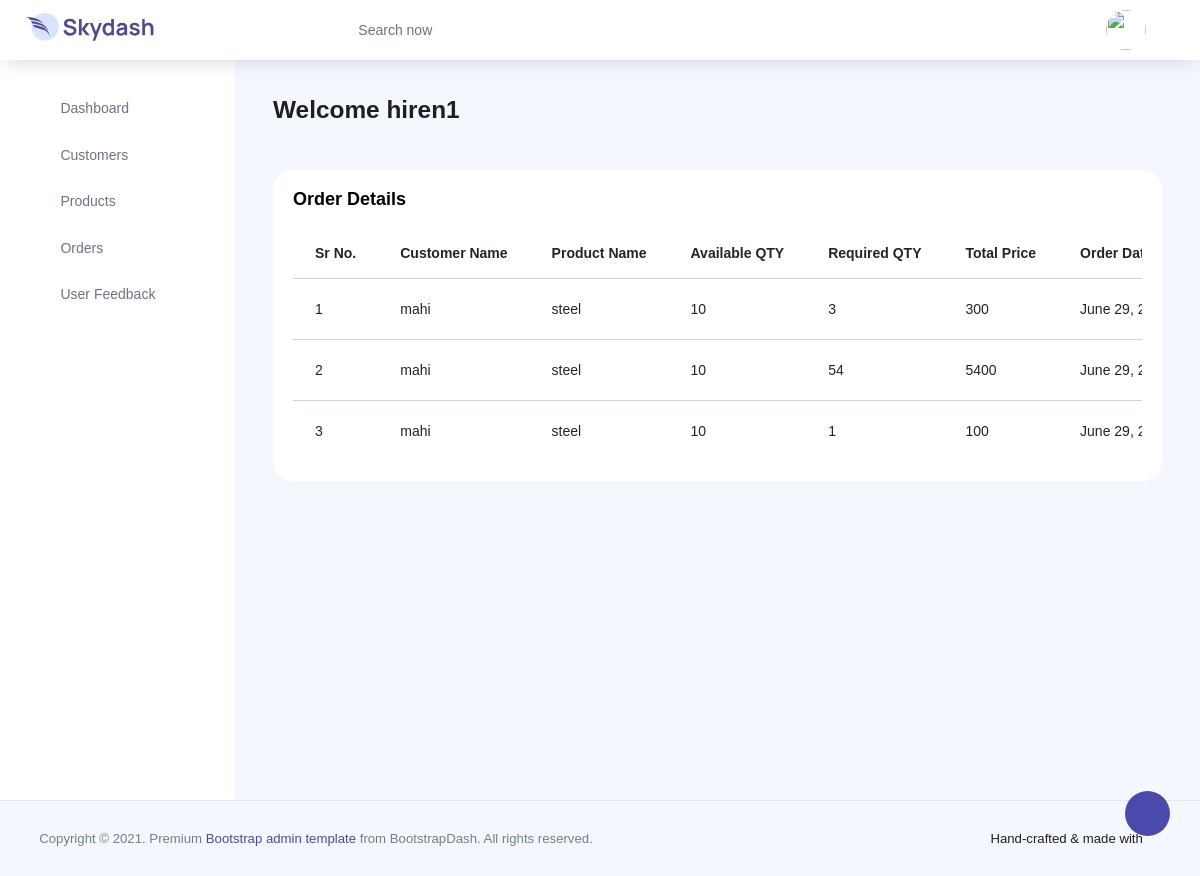
Page /view_orders/ (signed in) on the committed database.
### app1/models.py (models this page shows)
class Compny_Details(models.Model):
    name=models.CharField(default="",max_length=200)
    email=models.EmailField(default="",max_length=200)
    number=models.CharField(default="",max_length=10)
    address=models.TextField(default="", max_length=200)
    join_date=models.DateField(auto_now=True,blank=True,null=True)
    profile=models.ImageField(upload_to="Profile/",max_length=300,default="",blank=True,null=True)
    password=models.CharField(default="",max_length=20)

class Customer_Order(models.Model):
    comp=models.ForeignKey('Compny_Details',on_delete=models.CASCADE,blank=True,null=True)
    cust=models.ForeignKey('Compny_Customers',on_delete=models.CASCADE,blank=True,null=True)
    prod=models.ForeignKey('Compny_Products',on_delete=models.CASCADE,blank=True,null=True)
    qty=models.PositiveBigIntegerField(default=0)
    total_price=models.PositiveBigIntegerField(default=0)
    order_date=models.DateTimeField(auto_now=True,blank=True,null=True)
    status=models.CharField(default="False",max_length=200)

class Compny_Customers(models.Model):
    comp=models.ForeignKey('Compny_Details',on_delete=models.CASCADE,blank=True,null=True)
    custName=models.CharField(default="",max_length=200)
    custMail=models.EmailField(default="",max_length=200)
    custCon=models.CharField(default="",max_length=200)
    custAdd=models.CharField(default="",max_length=200)
    custRgdate=models.DateTimeField(auto_now=True,blank=True,null=True)
    custProfile=models.ImageField(upload_to="Customer_Profile/",max_length=300,default="",blank=True,null=True)
    custPass=models.CharField(default="",max_length=20)

class Compny_Products(models.Model):
    comp=models.ForeignKey('Compny_Details',on_delete=models.CASCADE,blank=True,null=True)
    proName=models.CharField(default="",max_length=200)
    proPrice=models.PositiveBigIntegerField(default=0)
    proQnty=models.PositiveBigIntegerField(default=0)
    proImg=models.ImageField(upload_to="Product_Photos/",max_length=300,default="",blank=True,null=True)

### app1/views.py (the view)
# urls.py: path('view_orders/',ViewOrder,name='vieworder'),
def ViewOrder(request):
    if 'comp_data' in request.session.keys():
       comp=Compny_Details.objects.get(id=int(request.session['comp_data']))
       cordr=Customer_Order.objects.filter(comp=comp,status='False')
       return render(request,"compny/dashboard/vieworders.html",{'USERS':comp,'cordr':cordr})
    else:
        return redirect('ln')

### app1/templates/compny/dashboard/vieworders.html (shortened to what this page needs)
{% extends 'compny/dashboard/base.html' %}
{% load static %}
{% block NewContent %}
<div class='row'>
<div class="col-lg-12 grid-margin stretch-card">
              <div class="card">
                <div class="card-body">
                  <h4 class="card-title">Order Details</h4>
                  <div class="table-responsive">
                    <table class="table">
                      <thead>
                        <tr>
                          <th>Sr No.</th>
                          <th>Customer Name</th>
                          <th>Product Name</th>
                          <th>Available QTY</th>
                          <th>Required QTY</th>
                          <th>Total Price</th>
                          <th>Order Date</th>
                        </tr>
                      </thead>
                      <tbody>
                      {% for i in cordr reversed %}
                        <tr>
                           <td>{{ forloop.counter }}</td>
                           <td>{{ i.cust.custName }}</td>
                           <td>{{ i.prod.proName }}</td>
                           <td>{{ i.prod.proQnty }}</td>
                           <td>{{ i.qty }}</td>
                           <td>{{ i.total_price }}</td>
                           <td>{{ i.order_date }}</td>
                        </tr>
                        {% endfor %}
                      </tbody>
                    </table>
                  </div>
                </div>
              </div>
            </div>
</div>
{% endblock NewContent %}

### app1/templates/compny/dashboard/base.html (shortened to what this page needs)
{% load static %}
<!DOCTYPE html>
<html lang="en">
<head>
  <link rel="stylesheet" href='{% static "compny/dashboard/vendors/feather/feather.css" %}'>
  <link rel="stylesheet" href='{% static "compny/dashboard/vendors/ti-icons/css/themify-icons.css" %}'>
  <link rel="stylesheet" href='{% static "compny/dashboard/vendors/css/vendor.bundle.base.css" %}'>
  <link rel="stylesheet" href='{% static "compny/dashboard/vendors/datatables.net-bs4/dataTables.bootstrap4.css" %}'>
  <link rel="stylesheet" href='{% static "compny/dashboard/vendors/ti-icons/css/themify-icons.css" %}'>
  <link rel="stylesheet" type="text/css" href='{% static "compny/dashboard/js/select.dataTables.min.css" %}'>
  <link rel="stylesheet" href='{% static "compny/dashboard/css/vertical-layout-light/style.css" %}'>
</head>
<body>
  <div class="container-scroller">
    <nav class="navbar col-lg-12 col-12 p-0 fixed-top d-flex flex-row">
      <div class="text-center navbar-brand-wrapper d-flex align-items-center justify-content-center">
        <a class="navbar-brand brand-logo mr-5" href="{% url 'db' %}"><img src='{% static "compny/dashboard/images/logo.svg" class="mr-2" alt="logo" %}' /></a>
      </div>
      <div class="navbar-menu-wrapper d-flex align-items-center justify-content-end">
        <button class="navbar-toggler navbar-toggler align-self-center" type="button" data-toggle="minimize">
          <span class="icon-menu"></span>
        </button>
        <ul class="navbar-nav mr-lg-2">
          <li class="nav-item nav-search d-none d-lg-block">
            <div class="input-group">
              <div class="input-group-prepend hover-cursor" id="navbar-search-icon">
                <span class="input-group-text" id="search">
                  <i class="icon-search"></i>
                </span>
              </div>
              <input type="text" class="form-control" id="navbar-search-input" placeholder="Search now" aria-label="search" aria-describedby="search">
            </div>
          </li>
        </ul>
        <ul class="navbar-nav navbar-nav-right">
          <li class="nav-item nav-profile dropdown">
            <a class="nav-link dropdown-toggle" href="#" data-toggle="dropdown" id="profileDropdown">
              <img src='{% static "compny/dashboard/images/faces/face28.jpg" alt="profile" %}'/>
            </a>
          </li>
        </ul>
      </div>
    </nav>
    <div class="container-fluid page-body-wrapper">
      <div class="theme-setting-wrapper">
        <div id="settings-trigger"><i class="ti-settings"></i></div>
      </div>
      <nav class="sidebar sidebar-offcanvas" id="sidebar">
        <ul class="nav">
          <li class="nav-item">
            <a class="nav-link" href="{% url 'db' %}">
              <i class="icon-grid menu-icon"></i>
              <span class="menu-title">Dashboard</span>
            </a>
          </li>
          <li class="nav-item">
            <a class="nav-link" data-toggle="collapse" href="#ui-basic" aria-expanded="false" aria-controls="ui-basic">
              <i class="icon-layout menu-icon"></i>
              <span class="menu-title">Customers</span>
              <i class="menu-arrow"></i>
            </a>
          </li>
          <li class="nav-item">
            <a class="nav-link" data-toggle="collapse" href="#form-elements" aria-expanded="false" aria-controls="form-elements">
              <i class="icon-columns menu-icon"></i>
              <span class="menu-title">Products </span>
              <i class="menu-arrow"></i>
            </a>
          </li>
          <li class="nav-item">
            <a class="nav-link" data-toggle="collapse" href="#charts" aria-expanded="false" aria-controls="charts">
              <i class="icon-bar-graph menu-icon"></i>
              <span class="menu-title">Orders</span>
              <i class="menu-arrow"></i>
            </a>
          </li>
           <li class="nav-item">
            <a class="nav-link" data-toggle="collapse" href="#auth" aria-expanded="false" aria-controls="auth">
              <i class="icon-head menu-icon"></i>
              <span class="menu-title">User Feedback</span>
              <i class="menu-arrow"></i>
            </a>
          </li>
        </ul>
      </nav>
      <div class="main-panel">
        <div class="content-wrapper">
          <div class="row">
            <div class="col-md-12 grid-margin">
              <div class="row">
                <div class="col-12 col-xl-8 mb-4 mb-xl-0">
                  <h3 class="font-weight-bold">Welcome {{ USERS.name }}</h3>
                </div>
              </div>
            </div>
          </div>
          {% block NewContent %}
          {% endblock NewContent %}
        </div>
      </div>
    </div>
  </div>
   <footer class="footer">
          <div class="d-sm-flex justify-content-center justify-content-sm-between">
            <span class="text-muted text-center text-sm-left d-block d-sm-inline-block">Copyright © 2021.  Premium <a href="https://www.bootstrapdash.com/" target="_blank">Bootstrap admin template</a> from BootstrapDash. All rights reserved.</span>
            <span class="float-none float-sm-right d-block mt-1 mt-sm-0 text-center">Hand-crafted & made with <i class="ti-heart text-danger ml-1"></i></span>
          </div>
        </footer>
</body>
</html>

### rows in the picture
Compny_Details: name "hiren1"
Customer_Order: cust.custName "mahi", prod.proName "steel", prod.proQnty "10", qty "3", total_price "300", order_date "June 29,…"
Customer_Order: cust.custName "mahi", prod.proName "steel", prod.proQnty "10", qty "54", total_price "5400", order_date "June 29,…"
Customer_Order: cust.custName "mahi", prod.proName "steel", prod.proQnty "10", qty "1", total_price "100", order_date "June 29,…"
